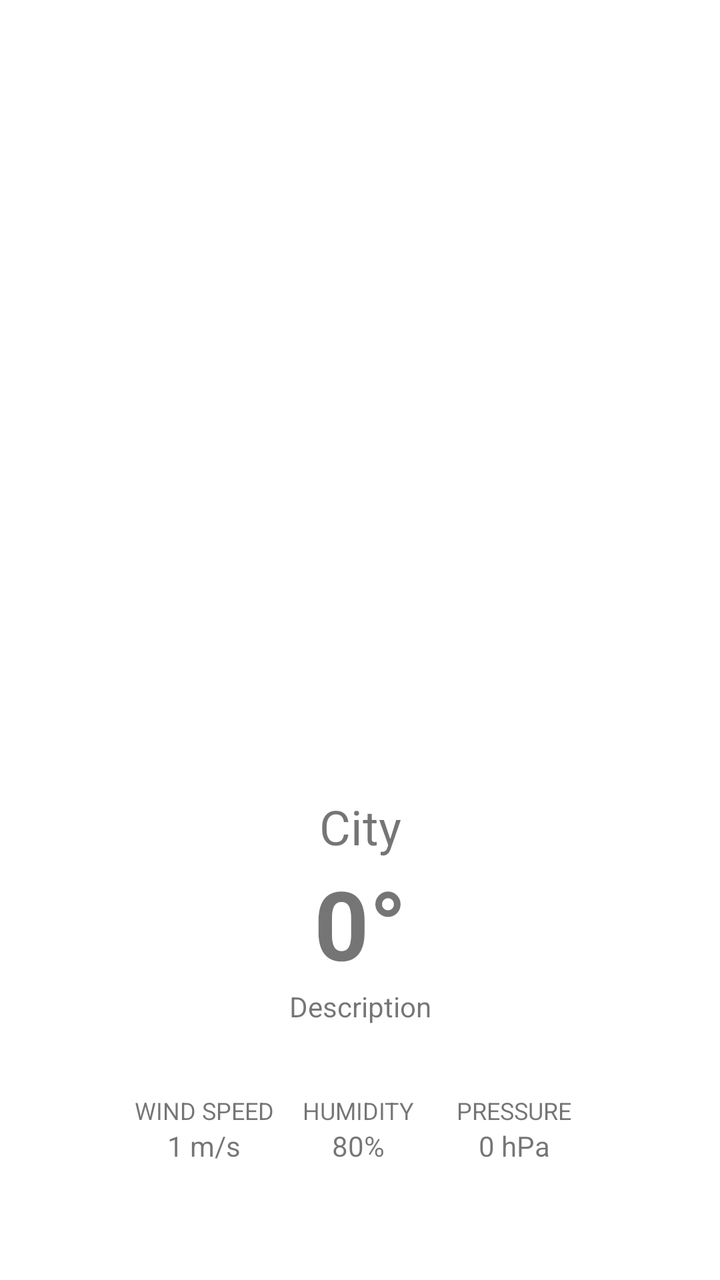
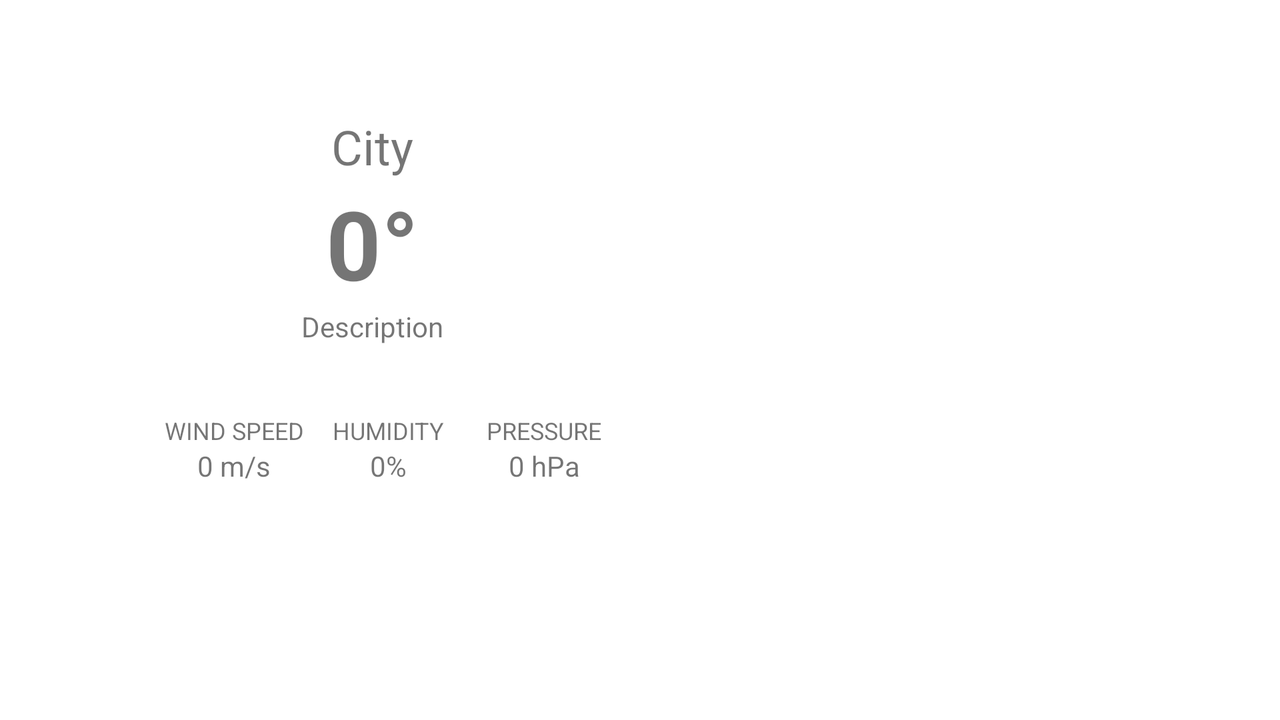

Two renders of one Android screen. The first uses the default layout on a phone; the second uses the alternative layout the repository ships for a different screen configuration, on a matching device. The two XML files are below.
<!-- AndroidManifest.xml: application theme Theme.Hydro -->
<!-- res/layout/fragment_weather.xml -->
<?xml version="1.0" encoding="utf-8"?>
<androidx.constraintlayout.widget.ConstraintLayout xmlns:android="http://schemas.android.com/apk/res/android"
    xmlns:app="http://schemas.android.com/apk/res-auto"
    xmlns:tools="http://schemas.android.com/tools"
    android:layout_width="match_parent"
    android:layout_height="match_parent"
    tools:context=".ui.weather.WeatherFragment">

    <ImageView
        android:id="@+id/weatherIcon"
        android:layout_width="200dp"
        android:layout_height="200dp"
        android:layout_marginTop="104dp"
        app:layout_constraintEnd_toEndOf="parent"
        app:layout_constraintHorizontal_bias="0.497"
        app:layout_constraintStart_toStartOf="parent"
        app:layout_constraintTop_toTopOf="parent"
        tools:src="@tools:sample/avatars" />

    <LinearLayout
        android:id="@+id/linearLayout"
        android:layout_width="215dp"
        android:layout_height="150dp"
        android:orientation="vertical"
        app:layout_constraintBottom_toBottomOf="parent"
        app:layout_constraintEnd_toEndOf="parent"
        app:layout_constraintStart_toStartOf="parent"
        app:layout_constraintTop_toBottomOf="@+id/weatherIcon">

        <TextView
            android:id="@+id/city"
            android:layout_width="match_parent"
            android:layout_height="wrap_content"
            android:text="City"
            android:textAlignment="center"
            android:textSize="24dp" />

        <TextView
            android:id="@+id/temperature"
            android:layout_width="match_parent"
            android:layout_height="wrap_content"
            android:text="0°"
            android:textAlignment="center"
            android:textSize="48dp"
            android:textStyle="bold" />

        <TextView
            android:id="@+id/description"
            android:layout_width="match_parent"
            android:layout_height="wrap_content"
            android:text="Description"
            android:textAlignment="center" />

    </LinearLayout>

    <LinearLayout
        android:layout_width="232dp"
        android:layout_height="66dp"
        android:orientation="horizontal"
        app:layout_constraintBottom_toBottomOf="parent"
        app:layout_constraintEnd_toEndOf="parent"
        app:layout_constraintHorizontal_bias="0.497"
        app:layout_constraintStart_toStartOf="parent"
        app:layout_constraintTop_toBottomOf="@+id/linearLayout"
        app:layout_constraintVertical_bias="0.0">

        <LinearLayout
            android:layout_width="wrap_content"
            android:layout_height="match_parent"
            android:orientation="vertical">

            <TextView
                android:id="@+id/textView3"
                android:layout_width="match_parent"
                android:layout_height="wrap_content"
                android:text="@string/wind_speed"
                android:textAlignment="center"
                android:textAllCaps="true"
                android:textSize="12dp" />

            <TextView
                android:id="@+id/windSpeed"
                android:layout_width="77dp"
                android:layout_height="wrap_content"
                android:text="1 m/s"
                android:textAlignment="center" />
        </LinearLayout>

        <LinearLayout
            android:layout_width="77dp"
            android:layout_height="match_parent"
            android:orientation="vertical">

            <TextView
                android:id="@+id/textView2"
                android:layout_width="match_parent"
                android:layout_height="wrap_content"
                android:text="@string/humidity_title"
                android:textAlignment="center"
                android:textAllCaps="true"
                android:textSize="12dp" />

            <TextView
                android:id="@+id/humidity"
                android:layout_width="match_parent"
                android:layout_height="wrap_content"
                android:text="80%"
                android:textAlignment="center" />
        </LinearLayout>

        <LinearLayout
            android:layout_width="79dp"
            android:layout_height="match_parent"
            android:orientation="vertical">

            <TextView
                android:id="@+id/pressureTitle"
                android:textAllCaps="true"
                android:textAlignment="center"
                android:textSize="12dp"
                android:layout_width="match_parent"
                android:layout_height="wrap_content"
                android:text="@string/pressure_title" />

            <TextView
                android:id="@+id/pressure"
                android:layout_width="match_parent"
                android:layout_height="wrap_content"
                android:textAlignment="center"

                android:text="0 hPa" />
        </LinearLayout>

    </LinearLayout>

</androidx.constraintlayout.widget.ConstraintLayout>
<!-- resources referenced by this layout -->
<resources>
  <string name="humidity_title">Humidity</string>
  <string name="pressure_title">Pressure</string>
  <string name="wind_speed">Wind speed</string>
  <style name="Theme.Hydro" parent="Theme.MaterialComponents.DayNight.DarkActionBar">
          
          <item name="colorPrimary">@color/purple_500</item>
          <item name="colorPrimaryVariant">@color/purple_700</item>
          <item name="colorOnPrimary">@color/white</item>
          
          <item name="colorSecondary">@color/teal_200</item>
          <item name="colorSecondaryVariant">@color/teal_700</item>
          <item name="colorOnSecondary">@color/black</item>
          
          <item name="android:statusBarColor" tools:targetApi="l">?attr/colorPrimaryVariant</item>
          
      </style>
  <color name="purple_500">#FF6200EE</color>
  <color name="purple_700">#FF3700B3</color>
  <color name="white">#FFFFFFFF</color>
  <color name="teal_200">#FF03DAC5</color>
  <color name="teal_700">#FF018786</color>
  <color name="black">#FF000000</color>
</resources>
<!-- res/layout-land/fragment_weather.xml (the repository's variant of the layout above) -->
<!-- drawn on the phone turned sideways -->
<?xml version="1.0" encoding="utf-8"?>
<androidx.constraintlayout.widget.ConstraintLayout xmlns:android="http://schemas.android.com/apk/res/android"
    xmlns:app="http://schemas.android.com/apk/res-auto"
    xmlns:tools="http://schemas.android.com/tools"
    android:layout_width="match_parent"
    android:layout_height="match_parent"
    tools:context=".ui.weather.WeatherFragment">

    <LinearLayout
        android:layout_width="483dp"
        android:layout_height="246dp"
        android:orientation="horizontal"
        app:layout_constraintBottom_toBottomOf="parent"
        app:layout_constraintEnd_toEndOf="parent"
        app:layout_constraintStart_toStartOf="parent"
        app:layout_constraintTop_toTopOf="parent">

        <LinearLayout
            android:layout_width="270dp"
            android:layout_height="match_parent"
            android:orientation="vertical">

            <LinearLayout
                android:id="@+id/linearLayout"
                android:layout_width="215dp"
                android:layout_height="150dp"
                android:orientation="vertical">

                <TextView
                    android:id="@+id/city"
                    android:layout_width="match_parent"
                    android:layout_height="wrap_content"
                    android:text="City"
                    android:textAlignment="center"
                    android:textSize="24dp" />

                <TextView
                    android:id="@+id/temperature"
                    android:layout_width="match_parent"
                    android:layout_height="wrap_content"
                    android:text="0°"
                    android:textAlignment="center"
                    android:textSize="48dp"
                    android:textStyle="bold" />

                <TextView
                    android:id="@+id/description"
                    android:layout_width="match_parent"
                    android:layout_height="wrap_content"
                    android:text="Description"
                    android:textAlignment="center" />

            </LinearLayout>

            <LinearLayout
                android:layout_width="232dp"
                android:layout_height="66dp"
                android:orientation="horizontal">

                <LinearLayout
                    android:layout_width="wrap_content"
                    android:layout_height="match_parent"
                    android:orientation="vertical">

                    <TextView
                        android:id="@+id/textView3"
                        android:layout_width="match_parent"
                        android:layout_height="wrap_content"
                        android:text="@string/wind_speed"
                        android:textAlignment="center"
                        android:textAllCaps="true"
                        android:textSize="12dp" />

                    <TextView
                        android:id="@+id/windSpeed"
                        android:layout_width="77dp"
                        android:layout_height="wrap_content"
                        android:text="0 m/s"
                        android:textAlignment="center" />
                </LinearLayout>

                <LinearLayout
                    android:layout_width="77dp"
                    android:layout_height="match_parent"
                    android:orientation="vertical">

                    <TextView
                        android:id="@+id/textView2"
                        android:layout_width="match_parent"
                        android:layout_height="wrap_content"
                        android:text="@string/humidity_title"
                        android:textAlignment="center"
                        android:textAllCaps="true"
                        android:textSize="12dp" />

                    <TextView
                        android:id="@+id/humidity"
                        android:layout_width="match_parent"
                        android:layout_height="wrap_content"
                        android:text="0%"
                        android:textAlignment="center" />
                </LinearLayout>

                <LinearLayout
                    android:layout_width="79dp"
                    android:layout_height="match_parent"
                    android:orientation="vertical">

                    <TextView
                        android:id="@+id/pressureTitle"
                        android:layout_width="match_parent"
                        android:layout_height="wrap_content"
                        android:text="@string/pressure_title"
                        android:textAlignment="center"
                        android:textAllCaps="true"
                        android:textSize="12dp" />

                    <TextView
                        android:id="@+id/pressure"
                        android:layout_width="match_parent"
                        android:layout_height="wrap_content"
                        android:text="0 hPa"

                        android:textAlignment="center" />
                </LinearLayout>

            </LinearLayout>
        </LinearLayout>

        <ImageView
            android:id="@+id/weatherIcon"
            android:layout_width="200dp"
            android:layout_height="200dp"
            android:layout_marginTop="16dp"
            tools:src="@tools:sample/avatars" />
    </LinearLayout>

</androidx.constraintlayout.widget.ConstraintLayout>
